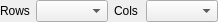
<?xml version="1.0" encoding="UTF-8"?>
<ui version="4.0">
 <class>SizesWidget</class>
 <widget class="QWidget" name="SizesWidget">
  <property name="geometry">
   <rect>
    <x>0</x>
    <y>0</y>
    <width>218</width>
    <height>22</height>
   </rect>
  </property>
  <property name="windowTitle">
   <string>Form</string>
  </property>
  <layout class="QHBoxLayout" name="horizontalLayout">
   <property name="leftMargin">
    <number>0</number>
   </property>
   <property name="topMargin">
    <number>0</number>
   </property>
   <property name="rightMargin">
    <number>0</number>
   </property>
   <property name="bottomMargin">
    <number>0</number>
   </property>
   <item>
    <widget class="QLabel" name="label">
     <property name="text">
      <string>Rows</string>
     </property>
    </widget>
   </item>
   <item>
    <widget class="QComboBox" name="rowSize"/>
   </item>
   <item>
    <widget class="QLabel" name="label_2">
     <property name="text">
      <string>Cols</string>
     </property>
    </widget>
   </item>
   <item>
    <widget class="QComboBox" name="colSize"/>
   </item>
  </layout>
 </widget>
 <resources/>
 <connections/>
</ui>
